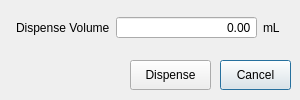
<?xml version="1.0" encoding="UTF-8"?>
<ui version="4.0">
 <class>volumeDispensingDialog</class>
 <widget class="QDialog" name="volumeDispensingDialog">
  <property name="geometry">
   <rect>
    <x>0</x>
    <y>0</y>
    <width>300</width>
    <height>100</height>
   </rect>
  </property>
  <property name="sizePolicy">
   <sizepolicy hsizetype="Fixed" vsizetype="Fixed">
    <horstretch>0</horstretch>
    <verstretch>0</verstretch>
   </sizepolicy>
  </property>
  <property name="minimumSize">
   <size>
    <width>300</width>
    <height>100</height>
   </size>
  </property>
  <property name="maximumSize">
   <size>
    <width>300</width>
    <height>100</height>
   </size>
  </property>
  <property name="windowTitle">
   <string>Dispense Volume</string>
  </property>
  <widget class="QPushButton" name="dispenseButton">
   <property name="geometry">
    <rect>
     <x>130</x>
     <y>60</y>
     <width>81</width>
     <height>30</height>
    </rect>
   </property>
   <property name="text">
    <string>Dispense</string>
   </property>
   <property name="autoDefault">
    <bool>false</bool>
   </property>
  </widget>
  <widget class="QPushButton" name="cancel">
   <property name="geometry">
    <rect>
     <x>220</x>
     <y>60</y>
     <width>71</width>
     <height>30</height>
    </rect>
   </property>
   <property name="text">
    <string>Cancel</string>
   </property>
  </widget>
  <widget class="QWidget" name="formLayoutWidget">
   <property name="geometry">
    <rect>
     <x>10</x>
     <y>10</y>
     <width>281</width>
     <height>46</height>
    </rect>
   </property>
   <layout class="QFormLayout" name="formLayout">
    <property name="leftMargin">
     <number>6</number>
    </property>
    <property name="topMargin">
     <number>6</number>
    </property>
    <property name="rightMargin">
     <number>6</number>
    </property>
    <property name="bottomMargin">
     <number>6</number>
    </property>
    <item row="0" column="0">
     <widget class="QLabel" name="label_3">
      <property name="toolTip">
       <string>Minimum: 0.5mL and Maximum: 105mL</string>
      </property>
      <property name="text">
       <string>Dispense Volume</string>
      </property>
     </widget>
    </item>
    <item row="0" column="1">
     <layout class="QHBoxLayout" name="horizontalLayout">
      <item>
       <widget class="QDoubleSpinBox" name="dispenseVol">
        <property name="sizePolicy">
         <sizepolicy hsizetype="MinimumExpanding" vsizetype="Fixed">
          <horstretch>0</horstretch>
          <verstretch>0</verstretch>
         </sizepolicy>
        </property>
        <property name="alignment">
         <set>Qt::AlignRight|Qt::AlignTrailing|Qt::AlignVCenter</set>
        </property>
        <property name="buttonSymbols">
         <enum>QAbstractSpinBox::NoButtons</enum>
        </property>
        <property name="correctionMode">
         <enum>QAbstractSpinBox::CorrectToNearestValue</enum>
        </property>
        <property name="minimum">
         <double>0.000000000000000</double>
        </property>
        <property name="maximum">
         <double>105.000000000000000</double>
        </property>
        <property name="singleStep">
         <double>0.100000000000000</double>
        </property>
       </widget>
      </item>
      <item>
       <widget class="QLabel" name="unitLabel_6">
        <property name="minimumSize">
         <size>
          <width>22</width>
          <height>0</height>
         </size>
        </property>
        <property name="maximumSize">
         <size>
          <width>16777215</width>
          <height>16777215</height>
         </size>
        </property>
        <property name="font">
         <font>
          <pointsize>9</pointsize>
         </font>
        </property>
        <property name="text">
         <string>mL</string>
        </property>
       </widget>
      </item>
     </layout>
    </item>
   </layout>
  </widget>
 </widget>
 <resources/>
 <connections/>
</ui>
